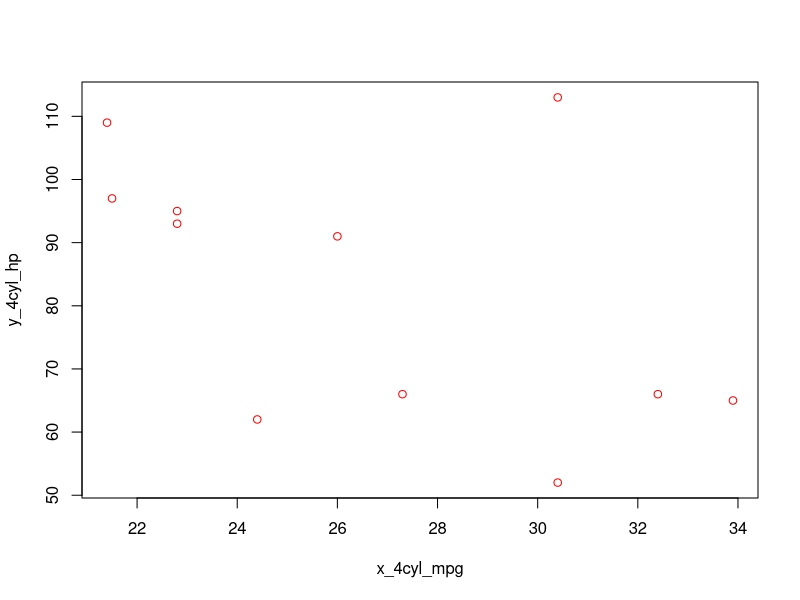
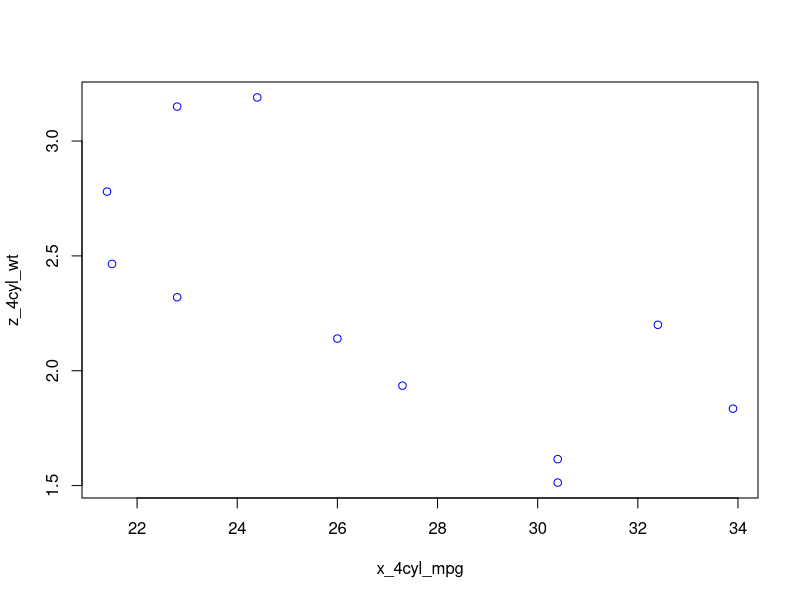
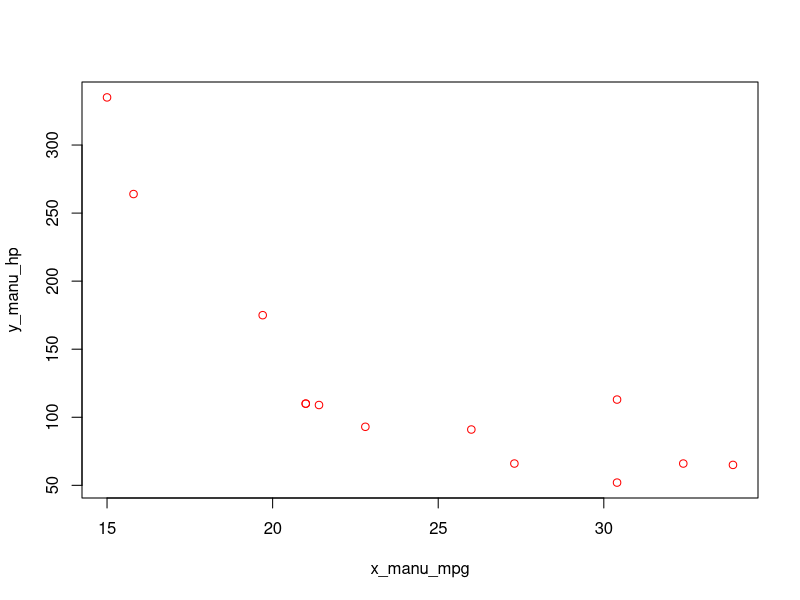
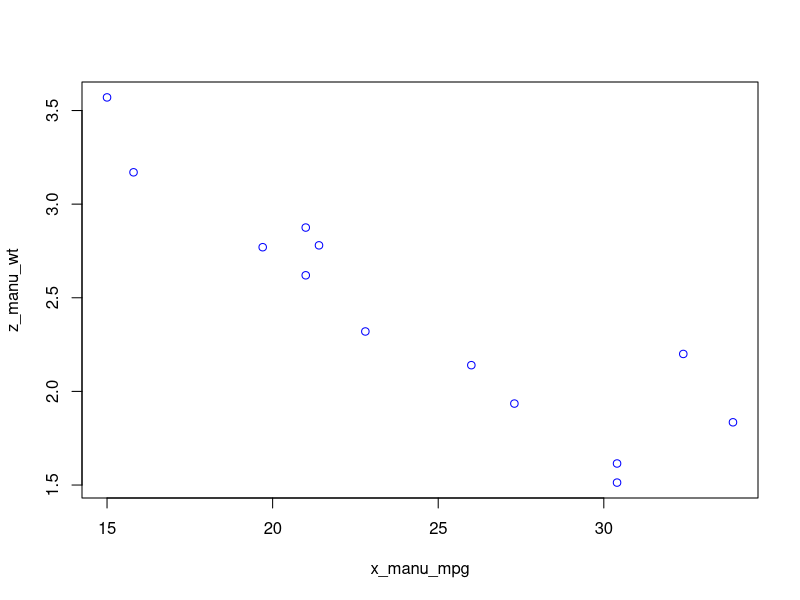
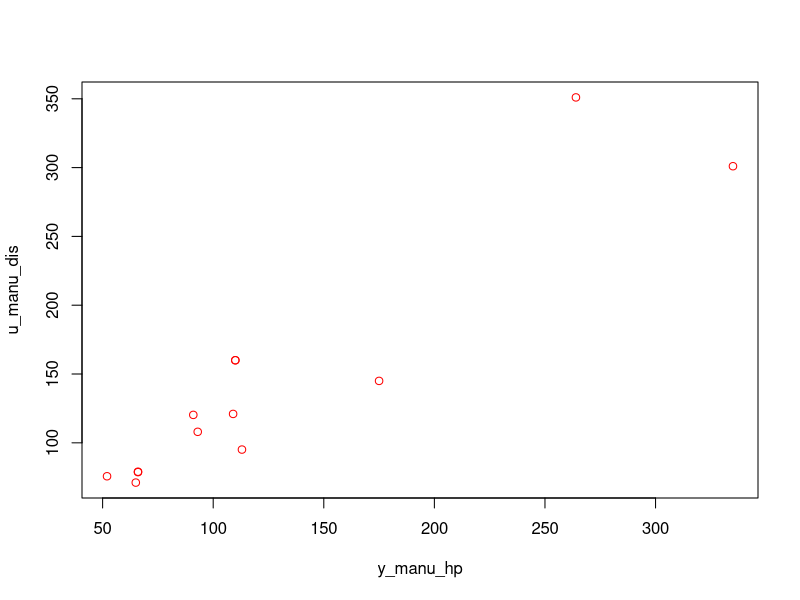

Recreate these plots in R, in order.
## ---- chunk 1
 library(dplyr)
library(datasets)
data(mtcars)
## ---- chunk 2
head(mtcars)
names(mtcars)
## ---- chunk 3

cyl_4 <- filter(mtcars, cyl == '4')
cyl_8 <- filter(mtcars, cyl == '8')
automatic <-  filter(mtcars, am == '0')
manual <- filter(mtcars, am == '1')
## ---- chunk 4
x_horse_auto <- automatic$hp  # automatic cars' hp subset
y_horse_manual <- manual$hp   # manual cars' hp subset
#x_bar and y_ bar
x_1 <- mean(x_horse_auto)
y_1 <- mean(y_horse_manual)
x_bar <- mean(x_horse_auto)
y_bar <- mean(y_horse_manual)
null_0 <- 0
m <- 19
n <- 13
sd1_bar <- sd(x_horse_auto)
sd2_bar <- sd(y_horse_manual)

#b)assumption: null hypothesis, hp0 ;mu1 - mu2 = 0
#c) alternative hypothesis, hpa ; mu1 - mu2 =/= 0
#d)test statistics & calculate df
t_statistic_two_sample <- function(x_bar, y_bar, null_0, sd1_bar, sd2_bar, m, n){
  (x_bar - y_bar - null_0)/ sqrt((sd1_bar^2)/m + (sd2_bar^2/n))
  
}
 
df_up_part <-  ((sd1_bar)^2/m + (sd2_bar)^2/n)^2
df_down_part <- ((sd1_bar)^2/m)^2/(m-1) + ((sd2_bar)^2/n)^2/(n-1) 
df_pre <- df_up_part / df_down_part
df_pre
df_real <- floor(df_pre)
df_real
#e) calculate the t_stat
t_horse_pwr<- t_statistic_two_sample(x_bar, y_bar, null_0, sd1_bar, sd2_bar, m, n)

#f) p-value with significan level = 0.05
alpha <- 0.05
Pvalue_t_twoside <- function(t, df){
  2*pt(abs(t), df, lower.tail = FALSE)
}

p_val_hor_power <- Pvalue_t_twoside(t_horse_pwr, df_real)
p_val_hor_power

# g) conclusion
result <- p_val_hor_power > alpha
result
#since p_val two-smple t test is greater than significant value(alpha= 0.05), 
#the null hypothesis is fail to reject. 
# we have enough envidence that the mean value of horse power from manual and automatic cars
# are not different. 
## ---- chunk 5

cyl_4 <- filter(mtcars, cyl == '4')
cyl_8 <- filter(mtcars, cyl == '8')
x_cyl_4 <- cyl_4$mpg # 4 cylinders cars' mpg subset
y_cyl_8 <- cyl_8$mpg   # 4 cylinders cars' mpg subset
## ---- chunk 6

x_bar_cyl <- mean(x_cyl_4)
y_bar_cyl <- mean(y_cyl_8)
null_0 <- 0
m_cyl <- 11
n_cyl <- 14
sd1_cyl_bar <- sd(x_cyl_4)
sd2_cyl_bar <- sd(y_cyl_8)
sd1_cyl_bar
sd2_cyl_bar

## ---- chunk 7

t_statistic_two_sample <- function(x_bar, y_bar, null_0, sd1_bar, sd2_bar, m, n){
  (x_bar - y_bar - null_0)/ sqrt((sd1_bar^2)/m + (sd2_bar^2/n))
  
}

df_up_part_cyl <-  ((sd1_cyl_bar)^2/m_cyl + (sd2_cyl_bar)^2/n_cyl)^2
df_down_part_cyl <- ((sd1_cyl_bar)^2/m_cyl)^2/(m_cyl-1) + ((sd2_cyl_bar)^2/n_cyl)^2/(n_cyl-1) 
df_pre_cyl <- df_up_part_cyl / df_down_part_cyl
df_pre_cyl
df_real_cyl <- floor(df_pre_cyl)
df_real_cyl

## ---- chunk 8
t_cyl_mpg<- t_statistic_two_sample(x_bar_cyl, y_bar_cyl, null_0, sd1_cyl_bar, sd2_cyl_bar, m_cyl, n_cyl)
t_cyl_mpg

## ---- chunk 9

alpha <- 0.05
Pvalue_t_twoside <- function(t, df){
  2*pt(abs(t), df, lower.tail = FALSE)
}

p_val_cyl_mpg <- Pvalue_t_twoside(t_cyl_mpg, df_real_cyl)
p_val_cyl_mpg

## ---- chunk 10
result_mpg <- p_val_cyl_mpg > alpha
result_mpg
diff_alpha_0.01 <- 0.01
result_mpg_0.01 <- p_val_cyl_mpg > diff_alpha_0.01
result_mpg_0.01


## ---- chunk 11

x_4cyl_mpg <- cyl_4$mpg
y_4cyl_hp <- cyl_4$hp
z_4cyl_wt <- cyl_4$wt
plot(x_4cyl_mpg, y_4cyl_hp, col = 'red')# no significant relationship
plot(x_4cyl_mpg, z_4cyl_wt, col = 'blue')#...
x_manu_mpg <- manual$mpg
y_manu_hp <- manual$hp
plot(x_manu_mpg, y_manu_hp, col = 'red')#somewhat negative relationship
z_manu_wt <- manual$wt
plot(x_manu_mpg, z_manu_wt, col = 'blue')# good negative relationship

u_manu_dis <- manual$disp
plot(y_manu_hp, u_manu_dis, col = 'red')
## ---- chunk 12

s_xx <- function(x){
  sum(x*x) - ((sum(x))^2) / length(x)
}

s_xy <-function(x,y){
  sum(x*y) - (sum(x)*sum(y))/length(x)
}                                                   
s_yy <- function(y){
  sum(y*y) - ((sum(y))^2) / length(y)
}

corr <- function(x,y){
  s_xy(x,y)/ (sqrt(s_xx(x))*sqrt(s_xx(y)))
}
corr_manual <- corr(x_manu_mpg, z_manu_wt)
corr_manual

corr_horpwr_disp <- corr(y_manu_hp, u_manu_dis)
corr_horpwr_disp # since corr_horpwr_disp is 0.9240353 thus there is strong relationship
## ---- chunk 13

linearModel_mpg_hp <- lm(mpg~hp, mtcars)
linearModel_mpg_hp

linearModel_horpwr_disp <- lm(hp~disp, mtcars)
## ---- chunk 14

linearModel_mpg_hp
linearModel_horpwr_disp
